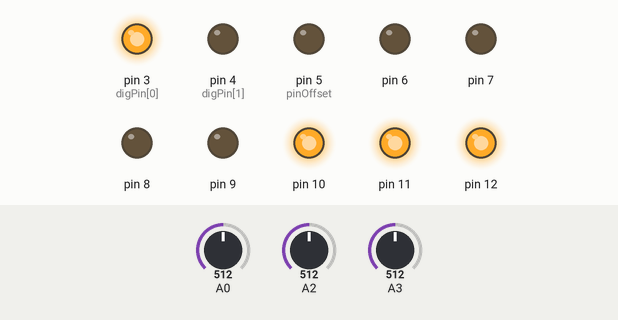
Recording of a sketch running on a simulated Arduino Uno, built with avr-gcc and run on an emulated ATmega328P. Parts: output pins drawn as LEDs (lit = HIGH). Inputs (shaded band) come from the test bench; at power-on: A2 = 512, A0 = 512, A3 = 512.

Above: at 1.2 s.
1.3 s: A2 set to 516
At 1.7 s:
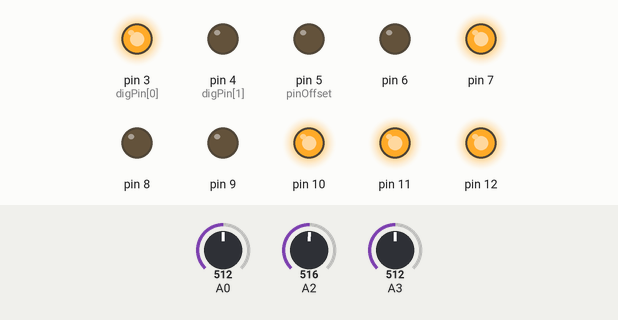
2.8 s: A2 set to 511
At 3.6 s:
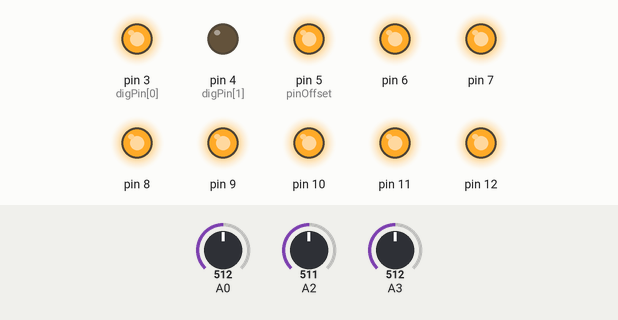
4.3 s: A2 set to 306
At 5.5 s:
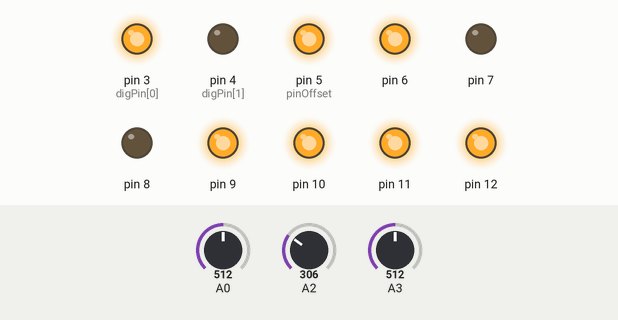
5.8 s: A2 set to 303
At 6.5 s:
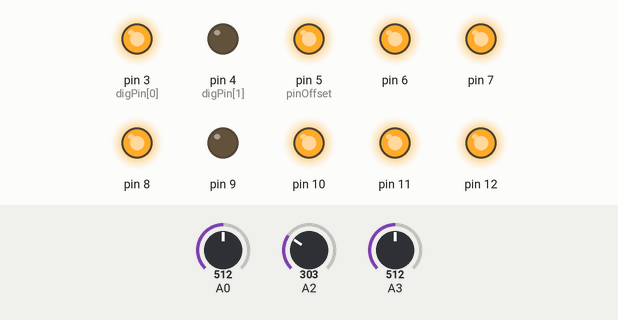
7.3 s: A2 set to 122
At 8.6 s:
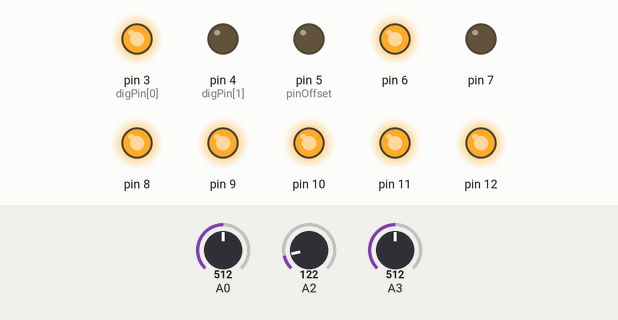
Timing chart, 0 to 9.8 s (numbered marks = the images above; inputs shaded):
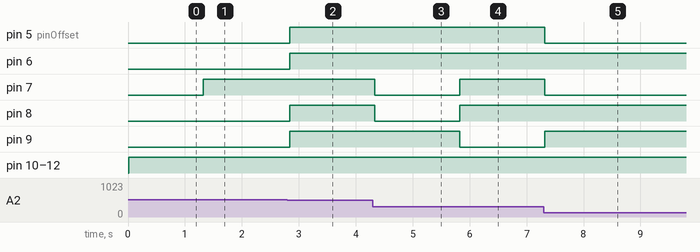

The sketch:

DISTORTION.ino
```cpp
//  ============================================================
//ARDCORE PROGRAM
//
//
//  Program: DISTORTION 1
//
//  Description: Messes with the bit position of the incoming audio
//
//  I/O Usage:
//    Knob A0:CRUSH 1 (no crush at max position)
//    Knob A1:
//    Knob A2-CV jack: INPUT
//    Knob A3-CV jack: CV controllable Crush
//    Digital Out 1(DO1):
//    Digital Out 2(DO2):
//    CLK:
//    DAC OUT: OUT

//

//
//  Created:  mar 2012 by Dan Snazelle
//
//
//  ============================================================


// defines for setting and clearing register bits
#ifndef cbi
#define cbi(sfr, bit) (_SFR_BYTE(sfr) &= ~_BV(bit))
#endif
#ifndef sbi
#define sbi(sfr, bit) (_SFR_BYTE(sfr) |= _BV(bit))
#endif

#define CENTERPOS 	    128

unsigned long SHmil = 0;
int    S1out;
float SHrv = 0;
const int digPin[2] = {3, 4};  // the digital output pins
const int pinOffset = 5;       // the first DAC pin (from 5-12)


int digState[2] = {HIGH, LOW};  // start with both set low

void setup () {


 // Serial.begin(9600);

   // set up the digital (clock) input
 // pinMode(clkIn, INPUT);


    // set up the digital outputs
  for (int i=0; i<2; i++) {
    pinMode(digPin[i], OUTPUT);
    digitalWrite(digPin[i], digState[i]);
  }

    // set up the 8-bit DAC output pins
  for (int i=0; i<8; i++) {
    pinMode(pinOffset+i, OUTPUT);
    digitalWrite(pinOffset+i, LOW);


      // set the ADC to a higher prescale factor
  sbi(ADCSRA,ADPS2);
  cbi(ADCSRA,ADPS1);
  cbi(ADCSRA,ADPS0);
  }


}

void loop () {

  S1out=analogRead(2)>>2;
   delayMicroseconds(map(analogRead(3), 0, 1023, 32000, 1));
// SHgate();
  distortion();

   dacOutput(S1out);
    delayMicroseconds(map(analogRead(0), 0, 1023, 22000, 1));
}


// Swap high and low nibbles
void distortion(void) {
	unsigned int temp1, temp2;
 	if (( S1out > 10) || ( S1out < -10)) {
		temp1 = (((int) S1out+CENTERPOS) >> 4) & 0xf;	// Original high
		temp2 = (((int) S1out+CENTERPOS) & 0xF) << 4; // Original low
		 S1out = ((((temp1 + temp2) & 0x7F) - CENTERPOS)) >> 2;

	}
}


//  dacOutput(long) - deal with the DAC output
//  ------------------------------------------
void dacOutput(long v)
{
 int tmpVal = v;
 bitWrite(PORTD, 5, tmpVal & 1);
 bitWrite(PORTD, 6, (tmpVal & 2) > 0);
 bitWrite(PORTD, 7, (tmpVal & 4) > 0);
 bitWrite(PORTB, 0, (tmpVal & 8) > 0);
 bitWrite(PORTB, 1, (tmpVal & 16) > 0);
 bitWrite(PORTB, 2, (tmpVal & 32) > 0);
 bitWrite(PORTB, 3, (tmpVal & 64) > 0);
 bitWrite(PORTB, 4, (tmpVal & 128) > 0);
}
```

Measured:
- the behaviour switches between 515 and 516 on A2 (found by bisection; images 0 and 1)
- the behaviour switches between 304 and 303 on A2 (found by bisection; images 3 and 4)
- after the input at 1.3 s, pin 7: LOW → HIGH at once
- after the input at 2.8 s, pin 5 (pinOffset), pin 6, pin 8, pin 9: LOW → HIGH at once
- after the input at 4.3 s, pin 7, pin 8: HIGH → LOW at once
- after the input at 5.8 s, pin 7, pin 8: LOW → HIGH at once; pin 9: HIGH → LOW at once
- after the input at 7.3 s, pin 5 (pinOffset), pin 7: HIGH → LOW at once; pin 9: LOW → HIGH at once
